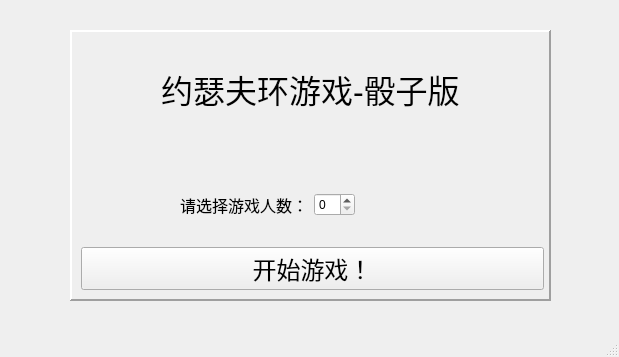
<?xml version="1.0" encoding="UTF-8"?>
<ui version="4.0">
 <class>MainWindow</class>
 <widget class="QMainWindow" name="MainWindow">
  <property name="geometry">
   <rect>
    <x>0</x>
    <y>0</y>
    <width>619</width>
    <height>357</height>
   </rect>
  </property>
  <property name="windowTitle">
   <string>MainWindow</string>
  </property>
  <widget class="QWidget" name="centralwidget">
   <widget class="QFrame" name="frame">
    <property name="geometry">
     <rect>
      <x>70</x>
      <y>30</y>
      <width>481</width>
      <height>271</height>
     </rect>
    </property>
    <property name="frameShape">
     <enum>QFrame::Shape::Panel</enum>
    </property>
    <property name="frameShadow">
     <enum>QFrame::Shadow::Raised</enum>
    </property>
    <property name="lineWidth">
     <number>2</number>
    </property>
    <layout class="QVBoxLayout" name="verticalLayout_2">
     <item>
      <layout class="QVBoxLayout" name="verticalLayout">
       <item>
        <spacer name="verticalSpacer_2">
         <property name="orientation">
          <enum>Qt::Orientation::Vertical</enum>
         </property>
         <property name="sizeHint" stdset="0">
          <size>
           <width>20</width>
           <height>40</height>
          </size>
         </property>
        </spacer>
       </item>
       <item alignment="Qt::AlignmentFlag::AlignHCenter">
        <widget class="QLabel" name="label">
         <property name="font">
          <font>
           <pointsize>24</pointsize>
          </font>
         </property>
         <property name="text">
          <string>约瑟夫环游戏-骰子版</string>
         </property>
        </widget>
       </item>
       <item>
        <spacer name="verticalSpacer">
         <property name="orientation">
          <enum>Qt::Orientation::Vertical</enum>
         </property>
         <property name="sizeHint" stdset="0">
          <size>
           <width>20</width>
           <height>40</height>
          </size>
         </property>
        </spacer>
       </item>
       <item>
        <spacer name="verticalSpacer_4">
         <property name="orientation">
          <enum>Qt::Orientation::Vertical</enum>
         </property>
         <property name="sizeHint" stdset="0">
          <size>
           <width>20</width>
           <height>40</height>
          </size>
         </property>
        </spacer>
       </item>
       <item>
        <spacer name="verticalSpacer_5">
         <property name="orientation">
          <enum>Qt::Orientation::Vertical</enum>
         </property>
         <property name="sizeHint" stdset="0">
          <size>
           <width>20</width>
           <height>40</height>
          </size>
         </property>
        </spacer>
       </item>
       <item>
        <layout class="QHBoxLayout" name="horizontalLayout_2">
         <item alignment="Qt::AlignmentFlag::AlignRight">
          <widget class="QLabel" name="label_2">
           <property name="font">
            <font>
             <pointsize>12</pointsize>
            </font>
           </property>
           <property name="text">
            <string>请选择游戏人数：</string>
           </property>
          </widget>
         </item>
         <item alignment="Qt::AlignmentFlag::AlignLeft">
          <widget class="QSpinBox" name="playerNumber"/>
         </item>
        </layout>
       </item>
       <item>
        <spacer name="verticalSpacer_3">
         <property name="orientation">
          <enum>Qt::Orientation::Vertical</enum>
         </property>
         <property name="sizeHint" stdset="0">
          <size>
           <width>20</width>
           <height>40</height>
          </size>
         </property>
        </spacer>
       </item>
       <item alignment="Qt::AlignmentFlag::AlignHCenter">
        <widget class="QPushButton" name="startGameButton">
         <property name="minimumSize">
          <size>
           <width>463</width>
           <height>0</height>
          </size>
         </property>
         <property name="maximumSize">
          <size>
           <width>463</width>
           <height>16777215</height>
          </size>
         </property>
         <property name="font">
          <font>
           <pointsize>18</pointsize>
          </font>
         </property>
         <property name="text">
          <string>开始游戏！</string>
         </property>
        </widget>
       </item>
      </layout>
     </item>
    </layout>
   </widget>
  </widget>
  <widget class="QStatusBar" name="statusbar"/>
 </widget>
 <resources/>
 <connections/>
</ui>
